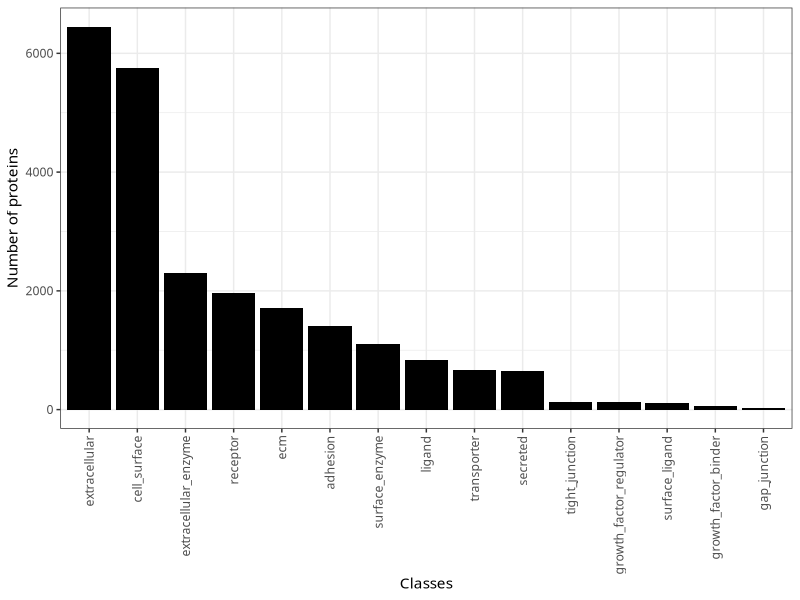
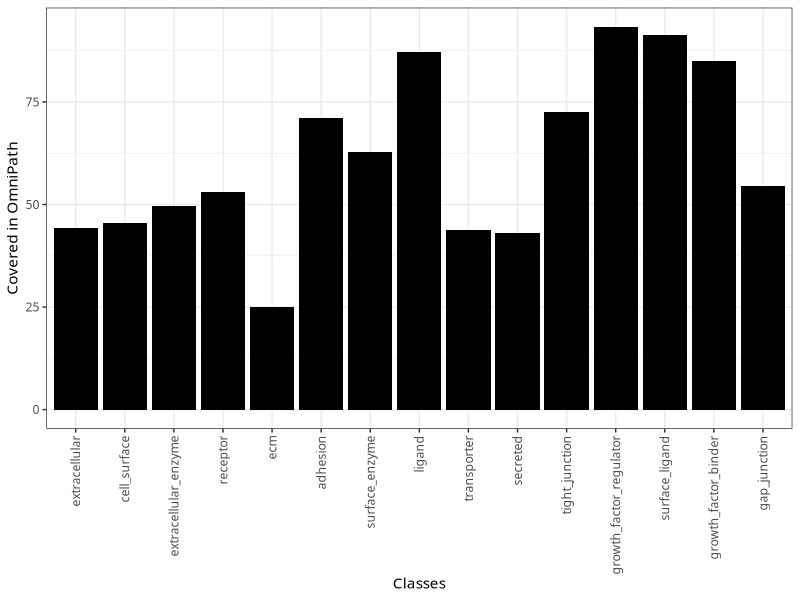
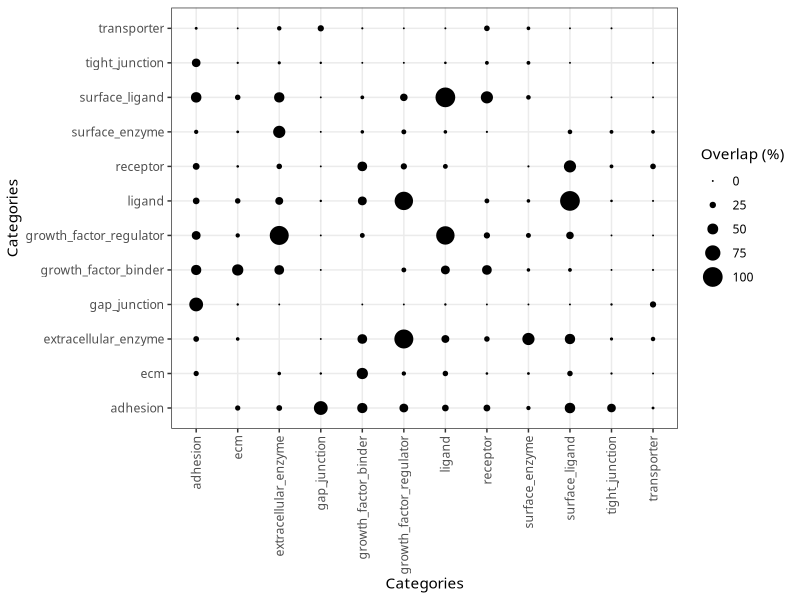
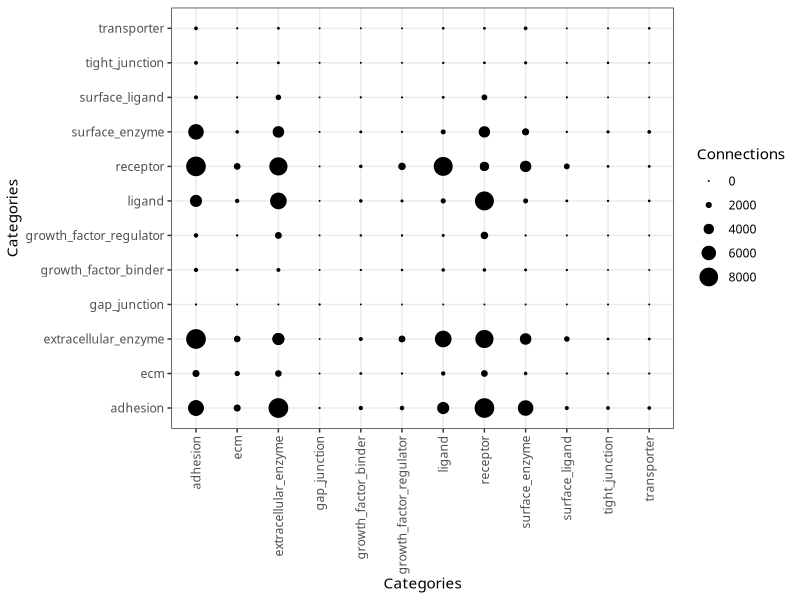
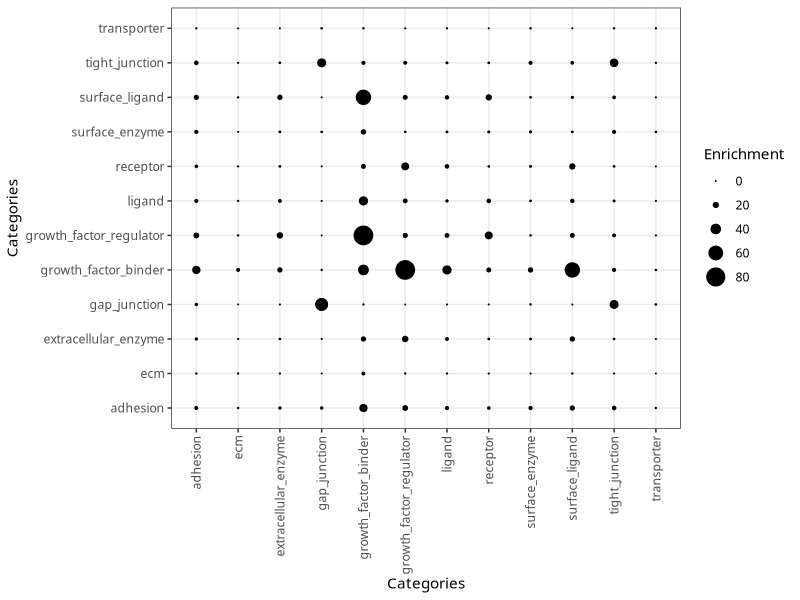

These figures' R source, in order:
#!/usr/bin/env Rscript

# Denes Turei
# turei.denes@gmail.com


require(dplyr)
require(ggplot2)
require(readr)

maincov <- read_tsv('data/main_coverage.tsv') %>%
    mutate(cov = omnipath / total * 100) %>%
    arrange(desc(total)) %>%
    mutate(cls = factor(cls, levels = cls, ordered = TRUE))

p <- ggplot(
        maincov, aes(x = cls, total)
    ) +
    geom_col(fill = 'black') +
    xlab('Classes') +
    ylab('Number of proteins') +
    theme_bw() +
    theme(
        text = element_text(family = 'DINPro'),
        axis.text.x = element_text(angle = 90, vjust = 0.5, hjust = 1)
    )

ggsave('figures/class_sizes.pdf', device = cairo_pdf, width = 5, height = 4)



p <- ggplot(
        maincov,
        aes(x = cls, cov)
    ) +
    geom_col(fill = 'black') +
    xlab('Classes') +
    ylab('Covered in OmniPath') +
    theme_bw() +
    theme(
        text = element_text(family = 'DINPro'),
        axis.text.x = element_text(angle = 90, vjust = 0.5, hjust = 1)
    )

ggsave(
    'figures/class_coverage.pdf',
    device = cairo_pdf,
    width = 5,
    height = 4
)



cat_overlaps <- read_tsv('data/category_overlaps.tsv') %>%
    mutate(poverlap = overlap / pmin(size0, size1) * 100) %>%
    filter(cat0 != cat1)

p <- ggplot(cat_overlaps, aes(x = cat0, y = cat1, size = poverlap)) +
    geom_point(color = 'black') +
    scale_radius(
        guide = guide_legend(title = 'Overlap (%)'),
        range = c(0, 6)
    ) +
    xlab('Categories') +
    ylab('Categories') +
    theme_bw() +
    theme(
        text = element_text(family = 'DINPro'),
        axis.text.x = element_text(angle = 90, vjust = 0.5, hjust = 1)
    )

ggsave(
    'figures/category_overlaps.pdf',
    device = cairo_pdf,
    width = 6,
    height = 5
)


# connections between categories
dens <- 0.00040319772927432604
connections <- read_tsv('data/connections.tsv')

connections <- bind_rows(
    connections,
    connections %>% rename(cat0 = cat1, cat1 = cat0)
) %>%
mutate(econn = (conn / (size0 * size1)) / dens)

p <- ggplot(connections, aes(x = cat0, y = cat1, size = conn)) +
    geom_point(color = 'black') +
    scale_radius(
        guide = guide_legend(title = 'Connections'),
        range = c(0, 6)
    ) +
    xlab('Categories') +
    ylab('Categories') +
    theme_bw() +
    theme(
        text = element_text(family = 'DINPro'),
        axis.text.x = element_text(angle = 90, vjust = 0.5, hjust = 1)
    )

ggsave(
    'figures/numof_connections.pdf',
    device = cairo_pdf,
    width = 6,
    height = 5
)


p <- ggplot(connections, aes(x = cat0, y = cat1, size = econn)) +
    geom_point(color = 'black') +
    scale_radius(
        guide = guide_legend(title = 'Enrichment'),
        range = c(0, 6)
    ) +
    xlab('Categories') +
    ylab('Categories') +
    theme_bw() +
    theme(
        text = element_text(family = 'DINPro'),
        axis.text.x = element_text(angle = 90, vjust = 0.5, hjust = 1)
    )

ggsave(
    'figures/enrich_connections.pdf',
    device = cairo_pdf,
    width = 6,
    height = 5
)
